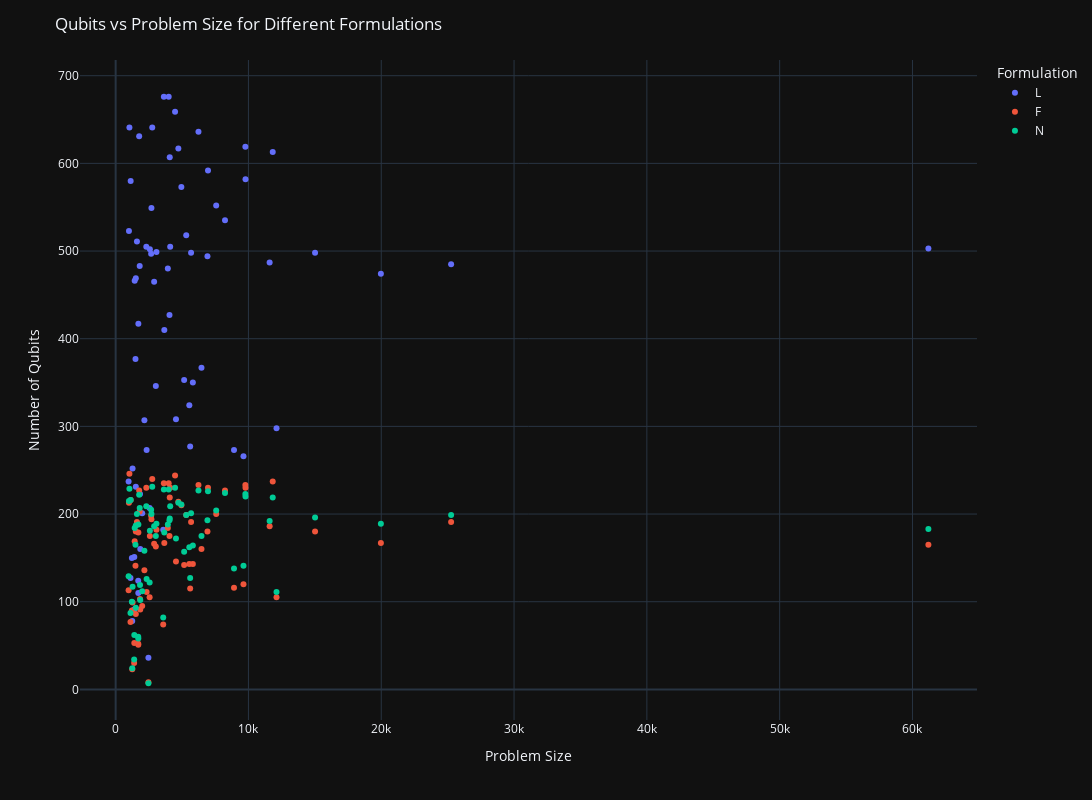

This figure's notebook cell:
### Code cell
df = pd.read_csv('num_qubits.csv')

# Sort the DataFrame by 'Problem Size'
df = df.sort_values(by='Problem Size')

# Create a plot using plotly express
fig = px.scatter(df, x='Problem Size', y='#Qubits', color='Formulation',
                 labels={'#Qubits': 'Number of Qubits', 'Problem Size': 'Problem Size'})

# Update layout
fig.update_layout(
    title='Qubits vs Problem Size for Different Formulations',
    xaxis_title='Problem Size',
    yaxis_title='Number of Qubits',
    width=1300,
    height=800,
)

# Show the plot
fig.show()
fig.write_html('qubit_on_probsize.html')

### Figure 1 — Plotly figure (JSON) as saved in the notebook; plotly's stock layout.template omitted (floating-point values rounded to 4 significant figures)
{"data": [{"hovertemplate": "Formulation=L<br>Problem Size=%{x}<br>Number of Qubits=%{y}<extra></extra>", "legendgroup": "L", "marker": {"color": "#636efa", "symbol": "circle"}, "mode": "markers", "name": "L", "orientation": "v", "showlegend": true, "x": [976, 1002, 1038, 1117, 1131, 1223, 1250, 1275, 1394, 1405, 1434, 1494, 1518, 1519, 1604, 1701, 1707, 1711, 1771, 1812, 1836, 1854, 2000, 2166, 2309, 2333, 2468, 2559, 2578, 2673, 2696, 2757, 2899, 3027, 3074, 3583, 3632, 3665, 3931, 3995, 4055, 4074, 4108, 4475, 4543, 4722, 4948, 5158, 5315, 5549, 5611, 5681, 5814, 6237, 6464, 6914, 6954, 7572, 8235, 8913, 9626, 9768, 9778, 11596, 11829, 12113, 15016, 19972, 25260, 61199], "xaxis": "x", "y": [237, 523, 641, 127, 580, 150, 78, 252, 91, 151, 466, 377, 469, 231, 511, 124, 110, 417, 631, 483, 223, 160, 201, 307, 505, 273, 36, 207, 502, 497, 549, 641, 465, 346, 499, 182, 676, 410, 480, 676, 427, 607, 505, 659, 308, 617, 573, 353, 518, 324, 277, 498, 350, 636, 367, 494, 592, 552, 535, 273, 266, 619, 582, 487, 613, 298, 498, 474, 485, 503], "yaxis": "y", "type": "scatter"}, {"hovertemplate": "Formulation=F<br>Problem Size=%{x}<br>Number of Qubits=%{y}<extra></extra>", "legendgroup": "F", "marker": {"color": "#EF553B", "symbol": "circle"}, "mode": "markers", "name": "F", "orientation": "v", "showlegend": true, "x": [976, 1002, 1038, 1117, 1131, 1223, 1250, 1275, 1394, 1405, 1434, 1494, 1518, 1519, 1604, 1701, 1707, 1711, 1771, 1812, 1836, 1854, 2000, 2166, 2309, 2333, 2468, 2559, 2578, 2673, 2696, 2757, 2899, 3027, 3074, 3583, 3632, 3665, 3931, 3995, 4055, 4074, 4108, 4475, 4543, 4722, 4948, 5158, 5315, 5549, 5611, 5681, 5814, 6237, 6464, 6914, 6954, 7572, 8235, 8913, 9626, 9768, 9778, 11596, 11829, 12113, 15016, 19972, 25260, 61199], "xaxis": "x", "y": [113, 213, 246, 77, 216, 90, 23, 99, 30, 53, 169, 141, 180, 86, 191, 52, 51, 179, 227, 203, 103, 91, 95, 136, 230, 111, 8, 105, 175, 198, 194, 240, 166, 163, 182, 74, 235, 167, 184, 235, 175, 219, 230, 244, 146, 214, 210, 142, 199, 143, 115, 191, 143, 233, 160, 180, 230, 200, 227, 116, 120, 233, 230, 186, 237, 105, 180, 167, 191, 165], "yaxis": "y", "type": "scatter"}, {"hovertemplate": "Formulation=N<br>Problem Size=%{x}<br>Number of Qubits=%{y}<extra></extra>", "legendgroup": "N", "marker": {"color": "#00cc96", "symbol": "circle"}, "mode": "markers", "name": "N", "orientation": "v", "showlegend": true, "x": [976, 1002, 1038, 1117, 1131, 1223, 1250, 1275, 1394, 1405, 1434, 1494, 1518, 1519, 1604, 1701, 1707, 1711, 1771, 1812, 1836, 1854, 2000, 2166, 2309, 2333, 2468, 2559, 2578, 2673, 2696, 2757, 2899, 3027, 3074, 3583, 3632, 3665, 3931, 3995, 4055, 4074, 4108, 4475, 4543, 4722, 4948, 5158, 5315, 5549, 5611, 5681, 5814, 6237, 6464, 6914, 6954, 7572, 8235, 8913, 9626, 9768, 9778, 11596, 11829, 12113, 15016, 19972, 25260, 61199], "xaxis": "x", "y": [129, 215, 229, 87, 216, 100, 24, 117, 34, 62, 184, 165, 187, 93, 200, 60, 58, 188, 222, 207, 119, 102, 112, 158, 209, 126, 7, 122, 181, 205, 200, 231, 186, 175, 189, 82, 228, 179, 188, 228, 193, 195, 209, 230, 172, 213, 211, 157, 199, 162, 127, 201, 164, 227, 175, 193, 226, 204, 224, 138, 141, 223, 220, 192, 219, 111, 196, 189, 199, 183], "yaxis": "y", "type": "scatter"}], "layout": {"xaxis": {"anchor": "y", "domain": [0.0, 1.0], "title": {"text": "Problem Size"}}, "yaxis": {"anchor": "x", "domain": [0.0, 1.0], "title": {"text": "Number of Qubits"}}, "legend": {"title": {"text": "Formulation"}, "tracegroupgap": 0}, "margin": {"t": 60}, "title": {"text": "Qubits vs Problem Size for Different Formulations"}, "width": 1300, "height": 800}}
